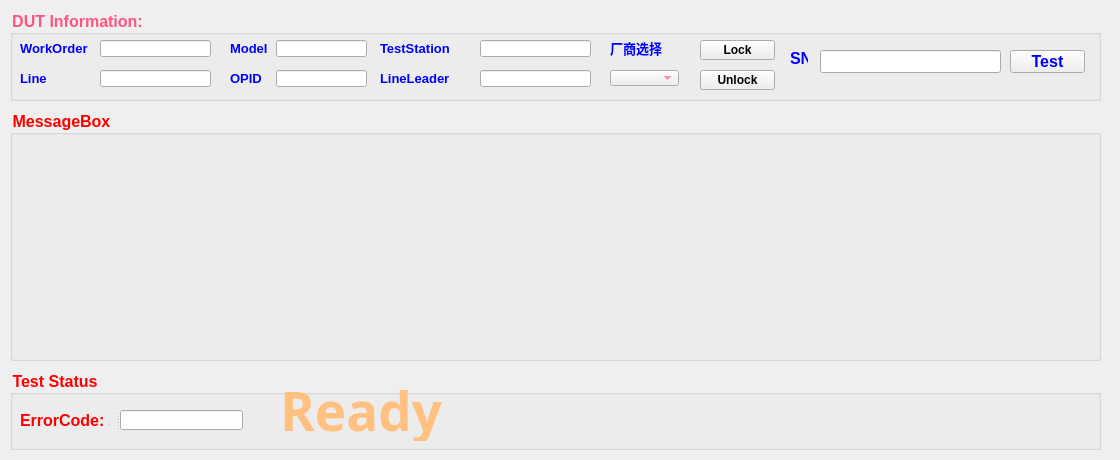
<?xml version="1.0" encoding="UTF-8"?>
<ui version="4.0">
 <class>TestForm</class>
 <widget class="QWidget" name="TestForm">
  <property name="geometry">
   <rect>
    <x>0</x>
    <y>0</y>
    <width>1120</width>
    <height>460</height>
   </rect>
  </property>
  <property name="windowTitle">
   <string>Form</string>
  </property>
  <widget class="QGroupBox" name="groupBoxDUTInfo">
   <property name="geometry">
    <rect>
     <x>10</x>
     <y>10</y>
     <width>1091</width>
     <height>91</height>
    </rect>
   </property>
   <property name="font">
    <font>
     <pointsize>12</pointsize>
     <weight>75</weight>
     <bold>true</bold>
    </font>
   </property>
   <property name="styleSheet">
    <string notr="true">color: rgb(255, 85, 127);</string>
   </property>
   <property name="title">
    <string>DUT Information:</string>
   </property>
   <widget class="QLabel" name="labelWorkOrder">
    <property name="geometry">
     <rect>
      <x>10</x>
      <y>30</y>
      <width>72</width>
      <height>16</height>
     </rect>
    </property>
    <property name="font">
     <font>
      <pointsize>10</pointsize>
      <weight>75</weight>
      <bold>true</bold>
     </font>
    </property>
    <property name="styleSheet">
     <string notr="true">color: rgb(0, 0, 255);</string>
    </property>
    <property name="text">
     <string>WorkOrder</string>
    </property>
   </widget>
   <widget class="QLabel" name="labelLine">
    <property name="geometry">
     <rect>
      <x>10</x>
      <y>60</y>
      <width>41</width>
      <height>16</height>
     </rect>
    </property>
    <property name="font">
     <font>
      <pointsize>10</pointsize>
      <weight>75</weight>
      <bold>true</bold>
     </font>
    </property>
    <property name="styleSheet">
     <string notr="true">color: rgb(0, 0, 255);</string>
    </property>
    <property name="text">
     <string>Line</string>
    </property>
   </widget>
   <widget class="QLineEdit" name="lineEditWorkOrder">
    <property name="geometry">
     <rect>
      <x>90</x>
      <y>30</y>
      <width>111</width>
      <height>17</height>
     </rect>
    </property>
   </widget>
   <widget class="QLineEdit" name="lineEditLine">
    <property name="geometry">
     <rect>
      <x>90</x>
      <y>60</y>
      <width>111</width>
      <height>17</height>
     </rect>
    </property>
   </widget>
   <widget class="QLabel" name="labelModel">
    <property name="geometry">
     <rect>
      <x>220</x>
      <y>30</y>
      <width>40</width>
      <height>16</height>
     </rect>
    </property>
    <property name="font">
     <font>
      <pointsize>10</pointsize>
      <weight>75</weight>
      <bold>true</bold>
     </font>
    </property>
    <property name="styleSheet">
     <string notr="true">color: rgb(0, 0, 255);</string>
    </property>
    <property name="text">
     <string>Model</string>
    </property>
   </widget>
   <widget class="QLabel" name="labelOPID">
    <property name="geometry">
     <rect>
      <x>220</x>
      <y>60</y>
      <width>32</width>
      <height>16</height>
     </rect>
    </property>
    <property name="font">
     <font>
      <pointsize>10</pointsize>
      <weight>75</weight>
      <bold>true</bold>
     </font>
    </property>
    <property name="styleSheet">
     <string notr="true">color: rgb(0, 0, 255);</string>
    </property>
    <property name="text">
     <string>OPID</string>
    </property>
   </widget>
   <widget class="QLabel" name="labelTestStation">
    <property name="geometry">
     <rect>
      <x>370</x>
      <y>30</y>
      <width>88</width>
      <height>16</height>
     </rect>
    </property>
    <property name="font">
     <font>
      <pointsize>10</pointsize>
      <weight>75</weight>
      <bold>true</bold>
     </font>
    </property>
    <property name="styleSheet">
     <string notr="true">color: rgb(0, 0, 255);</string>
    </property>
    <property name="text">
     <string>TestStation</string>
    </property>
   </widget>
   <widget class="QLabel" name="labelLineLeader">
    <property name="geometry">
     <rect>
      <x>370</x>
      <y>60</y>
      <width>80</width>
      <height>16</height>
     </rect>
    </property>
    <property name="font">
     <font>
      <pointsize>10</pointsize>
      <weight>75</weight>
      <bold>true</bold>
     </font>
    </property>
    <property name="styleSheet">
     <string notr="true">color: rgb(0, 0, 255);</string>
    </property>
    <property name="text">
     <string>LineLeader</string>
    </property>
   </widget>
   <widget class="QLineEdit" name="lineEditModel">
    <property name="geometry">
     <rect>
      <x>266</x>
      <y>30</y>
      <width>91</width>
      <height>17</height>
     </rect>
    </property>
   </widget>
   <widget class="QLineEdit" name="lineEditOPID">
    <property name="geometry">
     <rect>
      <x>266</x>
      <y>60</y>
      <width>91</width>
      <height>17</height>
     </rect>
    </property>
   </widget>
   <widget class="QLineEdit" name="lineEditLineLeader">
    <property name="geometry">
     <rect>
      <x>470</x>
      <y>60</y>
      <width>111</width>
      <height>17</height>
     </rect>
    </property>
   </widget>
   <widget class="QLineEdit" name="lineEditTestStation">
    <property name="geometry">
     <rect>
      <x>470</x>
      <y>30</y>
      <width>111</width>
      <height>17</height>
     </rect>
    </property>
   </widget>
   <widget class="QLabel" name="labelManufacturer">
    <property name="geometry">
     <rect>
      <x>600</x>
      <y>30</y>
      <width>56</width>
      <height>16</height>
     </rect>
    </property>
    <property name="font">
     <font>
      <pointsize>10</pointsize>
      <weight>75</weight>
      <bold>true</bold>
     </font>
    </property>
    <property name="styleSheet">
     <string notr="true">color: rgb(0, 0, 255);</string>
    </property>
    <property name="text">
     <string>厂商选择</string>
    </property>
   </widget>
   <widget class="QComboBox" name="comboManufacturer">
    <property name="geometry">
     <rect>
      <x>600</x>
      <y>60</y>
      <width>69</width>
      <height>16</height>
     </rect>
    </property>
   </widget>
   <widget class="QPushButton" name="btnLock">
    <property name="geometry">
     <rect>
      <x>690</x>
      <y>30</y>
      <width>75</width>
      <height>20</height>
     </rect>
    </property>
    <property name="font">
     <font>
      <pointsize>9</pointsize>
      <weight>75</weight>
      <bold>true</bold>
     </font>
    </property>
    <property name="styleSheet">
     <string notr="true">color: rgb(0, 0, 0);</string>
    </property>
    <property name="text">
     <string>Lock</string>
    </property>
   </widget>
   <widget class="QPushButton" name="btnUnlock">
    <property name="geometry">
     <rect>
      <x>690</x>
      <y>60</y>
      <width>75</width>
      <height>20</height>
     </rect>
    </property>
    <property name="font">
     <font>
      <weight>75</weight>
      <bold>true</bold>
     </font>
    </property>
    <property name="styleSheet">
     <string notr="true">color: rgb(0, 0, 0);</string>
    </property>
    <property name="text">
     <string>Unlock</string>
    </property>
   </widget>
   <widget class="QLabel" name="labelSN">
    <property name="geometry">
     <rect>
      <x>780</x>
      <y>40</y>
      <width>18</width>
      <height>16</height>
     </rect>
    </property>
    <property name="font">
     <font>
      <pointsize>12</pointsize>
      <weight>75</weight>
      <bold>true</bold>
     </font>
    </property>
    <property name="styleSheet">
     <string notr="true">color: rgb(0, 0, 255);</string>
    </property>
    <property name="text">
     <string>SN</string>
    </property>
   </widget>
   <widget class="QLineEdit" name="lineEditSN">
    <property name="geometry">
     <rect>
      <x>810</x>
      <y>40</y>
      <width>181</width>
      <height>23</height>
     </rect>
    </property>
   </widget>
   <widget class="QPushButton" name="btnTest">
    <property name="geometry">
     <rect>
      <x>1000</x>
      <y>40</y>
      <width>75</width>
      <height>23</height>
     </rect>
    </property>
    <property name="font">
     <font>
      <pointsize>12</pointsize>
      <weight>75</weight>
      <bold>true</bold>
     </font>
    </property>
    <property name="styleSheet">
     <string notr="true">color: rgb(0, 0, 255);</string>
    </property>
    <property name="text">
     <string>Test</string>
    </property>
   </widget>
  </widget>
  <widget class="QGroupBox" name="groupBoxMsg">
   <property name="geometry">
    <rect>
     <x>10</x>
     <y>110</y>
     <width>1091</width>
     <height>251</height>
    </rect>
   </property>
   <property name="font">
    <font>
     <pointsize>12</pointsize>
     <weight>75</weight>
     <bold>true</bold>
    </font>
   </property>
   <property name="styleSheet">
    <string notr="true">color: rgb(255, 0, 0);</string>
   </property>
   <property name="title">
    <string>MessageBox</string>
   </property>
  </widget>
  <widget class="QGroupBox" name="groupBoxTestStatus">
   <property name="geometry">
    <rect>
     <x>10</x>
     <y>370</y>
     <width>1091</width>
     <height>80</height>
    </rect>
   </property>
   <property name="font">
    <font>
     <pointsize>12</pointsize>
     <weight>75</weight>
     <bold>true</bold>
    </font>
   </property>
   <property name="styleSheet">
    <string notr="true">color: rgb(255, 0, 0);</string>
   </property>
   <property name="title">
    <string>Test Status</string>
   </property>
   <widget class="QLabel" name="labelStatus">
    <property name="geometry">
     <rect>
      <x>270</x>
      <y>10</y>
      <width>191</width>
      <height>61</height>
     </rect>
    </property>
    <property name="font">
     <font>
      <family>Arial Black</family>
      <pointsize>40</pointsize>
      <weight>75</weight>
      <bold>true</bold>
      <kerning>true</kerning>
     </font>
    </property>
    <property name="styleSheet">
     <string notr="true">color: rgb(255, 192, 128);</string>
    </property>
    <property name="text">
     <string>Ready</string>
    </property>
   </widget>
   <widget class="QLabel" name="labelStatusImage">
    <property name="geometry">
     <rect>
      <x>520</x>
      <y>20</y>
      <width>55</width>
      <height>55</height>
     </rect>
    </property>
    <property name="styleSheet">
     <string notr="true"/>
    </property>
    <property name="text">
     <string/>
    </property>
    <property name="scaledContents">
     <bool>true</bool>
    </property>
   </widget>
   <widget class="QLabel" name="labelResult">
    <property name="geometry">
     <rect>
      <x>610</x>
      <y>30</y>
      <width>461</width>
      <height>31</height>
     </rect>
    </property>
    <property name="font">
     <font>
      <pointsize>10</pointsize>
     </font>
    </property>
    <property name="text">
     <string/>
    </property>
   </widget>
   <widget class="QSplitter" name="splitter">
    <property name="geometry">
     <rect>
      <x>10</x>
      <y>40</y>
      <width>223</width>
      <height>20</height>
     </rect>
    </property>
    <property name="orientation">
     <enum>Qt::Horizontal</enum>
    </property>
    <widget class="QLabel" name="labelErrorCode">
     <property name="font">
      <font>
       <pointsize>12</pointsize>
       <weight>75</weight>
       <bold>true</bold>
      </font>
     </property>
     <property name="text">
      <string>ErrorCode:</string>
     </property>
    </widget>
    <widget class="QLineEdit" name="lineEditErrorCode"/>
   </widget>
  </widget>
 </widget>
 <resources/>
 <connections/>
</ui>
